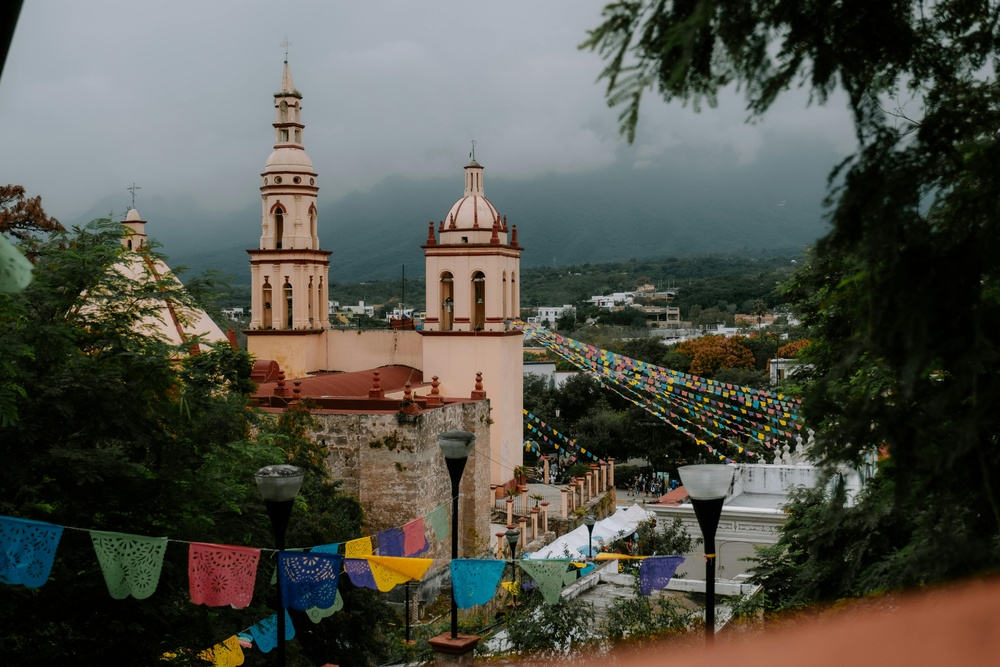
#> input picture pexels-eugeniofr-30005297.jpg, 1000 x 667 px, shrunk from 6144 x 4096 before the run, found by its file name
$ python rotate1.py
#> lines starting #> are read from the running program, lines starting #| are printed output that depends on the picture
import cv2

image = cv2.imread("/home/shoarya/Desktop/open-cv/pexels-eugeniofr-30005297.jpg")
#> image is the input picture: shape (667, 1000, 3); mean B, G, R 73.9, 82.2, 81.8

if image is None:
    print("image not found")
else:
    print("image load success")
    h,w = image.shape[:2]
#> h = 667; w = 1000
    center_point = (w//2,h//2)
#> center_point = (500, 333)
    M = cv2.getRotationMatrix2D(center_point,90,1.0)
    rotate = cv2.warpAffine(image,M,(w,h))
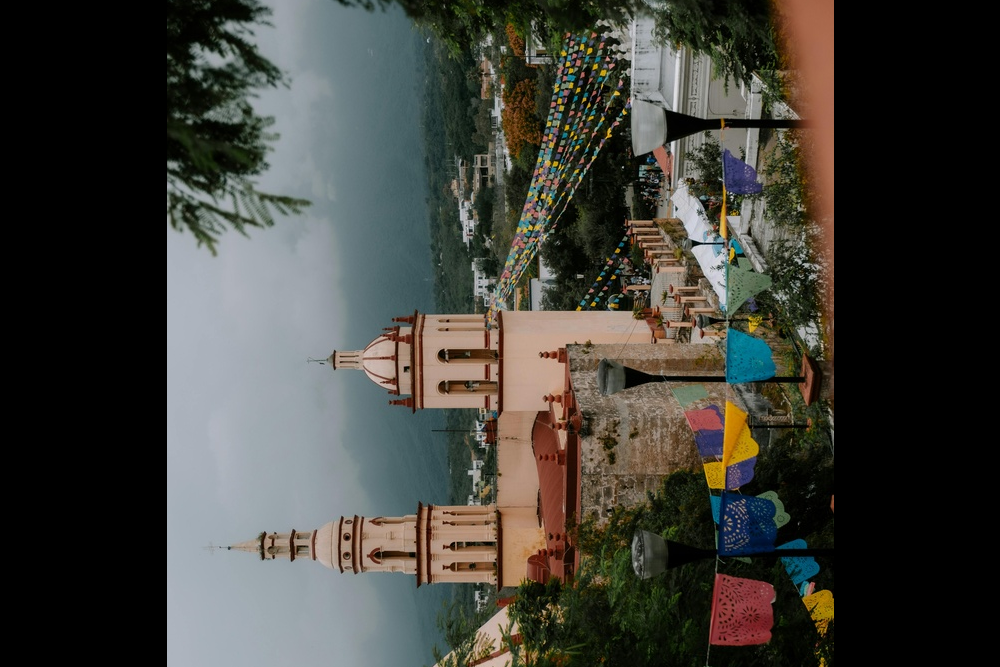
#> rotate: shape (667, 1000, 3); mean B, G, R 58.3, 64, 64.4
    cv2.imwrite("rotated_image.jpg",rotate)
